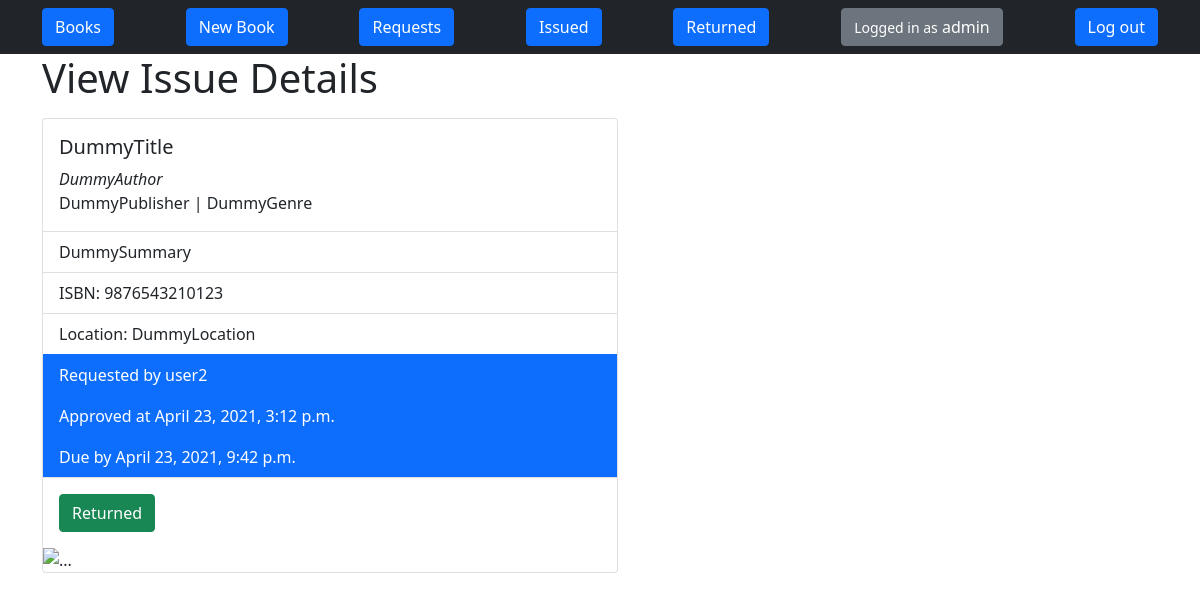
The page /books/issued/4 (signed in) on the database its author committed.
### books/models.py (models this page shows)
class Book(models.Model):
    title = models.CharField(max_length=255)
    author = models.CharField(max_length=255)
    publisher = models.CharField(max_length=255)
    genre= models.CharField(max_length=255)
    summary = models.TextField()
    ISBN = models.CharField(max_length=13)
    location = models.CharField(max_length=500)
    available = models.BooleanField(default=True)
    img = models.URLField(max_length=2083, default="https://upload.wikimedia.org/wikipedia/commons/thumb/0/0b/Book_icon_%28closed%29_-_Blue_and_gold.svg/343px-Book_icon_%28closed%29_-_Blue_and_gold.svg.png")
    pdf = models.URLField(max_length=2083, blank=True)

class Issue(models.Model):
    requestid = models.IntegerField()
    approvetime= models.DateTimeField(default=timezone.now)
    due= models.DateTimeField()
    returned = models.BooleanField(default=False)

### books/views.py (the view, shortened to what this page needs)
# urls.py: path('issued/<int:id>',views.issue_detail),
@permission_required('books.add_return')
def issue_detail(request, id):
    i = Issue.objects.get(id=id)
    r = Request.objects.get(id=i.requestid)
    u = User.objects.get(id=r.userid)
    b = Book.objects.get(id=r.bookid)
    obj = {
        "iss": i,
        "req": r,
        "student": u,
        "book": b,
    }
    form = ReturnForm(request.POST or None)
    return render(request, 'books/issue_detail.html', {'obj': obj, 'form': form})

### books/templates/books/issue_detail.html (shortened to what this page needs)
{% extends 'base.html' %}
{% block content %}
    <legend><h1>View Issue Details</h1></legend>
    <div class="card" style="width: 36rem;">
        <div class="card-body">
            <h5 class="card-title">{{obj.book.title}}</h5>
            <p class="card-text"><i>{{obj.book.author}}</i> <br> {{obj.book.publisher}} | {{obj.book.genre}}</p>
        </div>
        <ul class="list-group list-group-flush">
            <li class="list-group-item">{{obj.book.summary}}</li>
            <li class="list-group-item">ISBN: {{obj.book.ISBN}}</li>
            <li class="list-group-item">Location: {{obj.book.location}}</li>
            <li class="list-group-item active">Requested by {{obj.student.username}}</li>
            <li class="list-group-item active">Approved at {{obj.iss.approvetime}}</li>
            <li class="list-group-item active">Due by {{obj.iss.due}}</li>
        </ul>
        <div class="card-body">
            {% if obj.iss.returned %}
                <div class="btn btn-success">Returned</div>
            {% else %}
                <form method='POST'>
                    {% csrf_token %}
                    <input type="submit" value="Return" class="btn btn-primary"/>
                </form>
            {% endif %}
        </div>
        <img src="{{obj.book.img}}" class="card-img-left" alt="...">
    </div>
{% endblock content %}

### templates/base.html (shortened to what this page needs)
<!doctype html>
<html lang="en">
  <head>
    <link href="https://cdn.jsdelivr.net/npm/bootstrap@5.0.0-beta3/dist/css/bootstrap.min.css" rel="stylesheet">
  </head>
  <body>
    <nav class="navbar navbar-dark bg-dark">
      <div class="container">
        <a href="{%url 'book-list'%}"><button class="btn btn-primary">Books</button></a>
        {% if perms.books.add_book%}
          <a href="{%url 'book-new'%}"><button class="btn btn-primary">New Book</button></a>
        {% endif %}
        {% if perms.books.view_request%}
          <a href="{%url 'request-list'%}"><button class="btn btn-primary">Requests</button></a>
        {% endif %}
        {% if perms.books.view_issue%}
          <a href="{%url 'issue-list'%}"><button class="btn btn-primary">Issued</button></a>
        {% endif %}
        {% if perms.books.view_return%}
          <a href="{%url 'return-list'%}"><button class="btn btn-primary">Returned</button></a>
        {% endif %}
        {% if user.is_authenticated %}
          <a href="{%url 'profile'%}"><button class="btn btn-secondary"><small>Logged in as</small> {{user}}</button></a>
          <a href="{%url 'logout'%}"><button class="btn btn-primary">Log out</button></a>
        {% else %}
          <a href="{%url 'login'%}"><button class="btn btn-primary">Log in</button></a>
          <a href="{%url 'register'%}"><button class="btn btn-primary">Register</button></a>
        {% endif %}
      </div>
    </nav>
    <div class='container'>
      {% block content %}
      {% endblock content %}
    </div>
  </body>
</html>

### rows shown on the page
Book: book "DummyTitle", book.author "DummyAuthor", book.publisher "DummyPublisher", book.genre "DummyGenre", book.summary "DummySummary", book.ISBN "9876543210123", book.location "DummyLocation"
Issue: iss.approvetime "April 23, 2021, 3:12 p.m.", iss.due "April 23, 2021, 9:42 p.m."

### other values the page prints
{{ user }} "admin"
{{ obj.student.username }} "user2"
